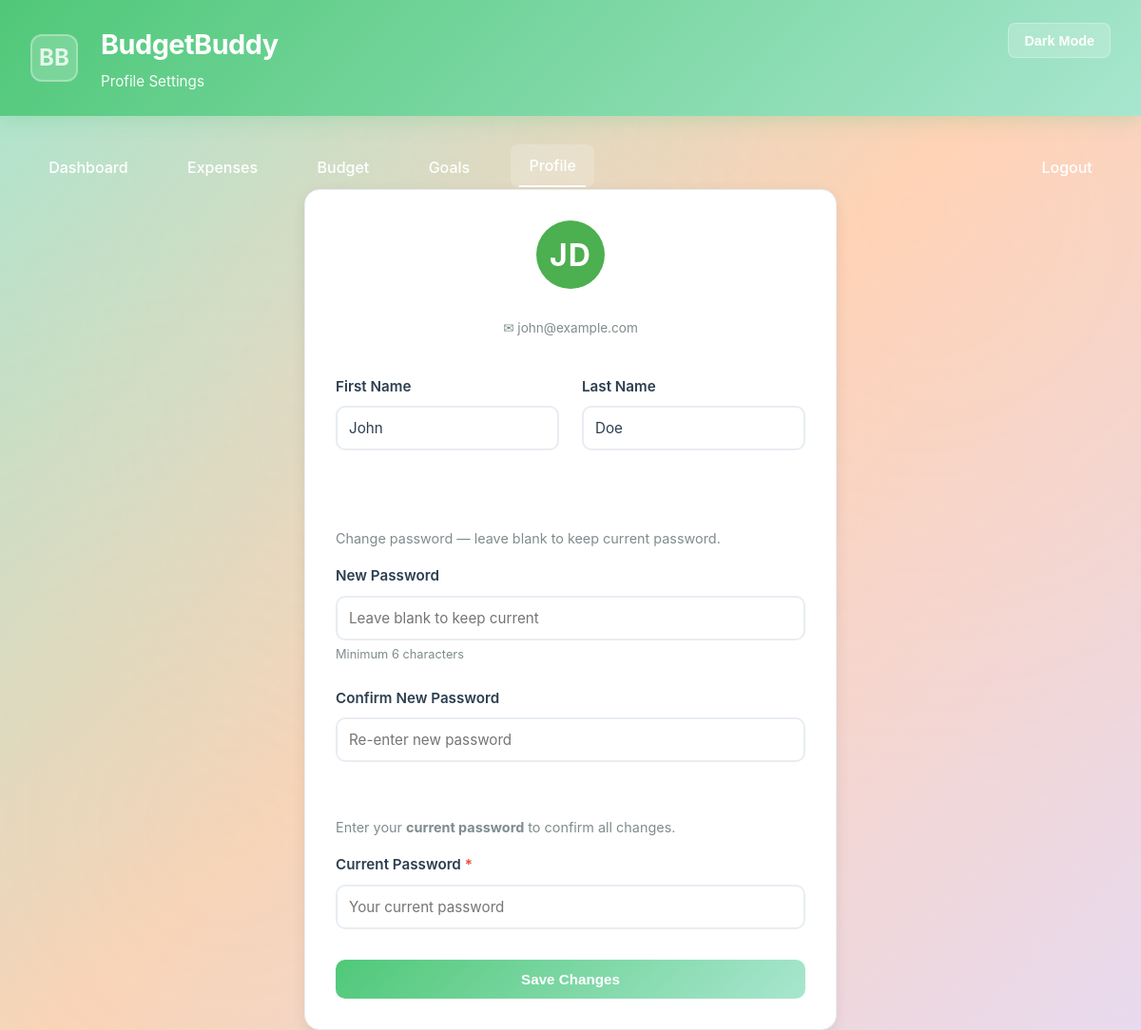
Page /frontend/profile.php (signed in) on the committed database.
### tables this page shows
CREATE TABLE users (
        id INT AUTO_INCREMENT PRIMARY KEY,
        first_name VARCHAR(50) NOT NULL,
        last_name VARCHAR(50) NOT NULL,
        email VARCHAR(100) NOT NULL UNIQUE,
        password VARCHAR(255) NOT NULL,
        monthly_budget DECIMAL(10,2) DEFAULT 5000.00,
        savings_goal DECIMAL(10,2) DEFAULT 10000.00,
        budget_period ENUM('daily','weekly','monthly') DEFAULT 'monthly',
        food_daily_limit DECIMAL(10,2) DEFAULT 150.00,
        transpo_daily_limit DECIMAL(10,2) DEFAULT 100.00,
        goal_name VARCHAR(100) DEFAULT 'My Savings Goal',
        goal_target DECIMAL(10,2) DEFAULT 10000.00,
        goal_deadline DATE NULL,
        created_at TIMESTAMP DEFAULT CURRENT_TIMESTAMP,
        INDEX idx_users_email (email),
        INDEX idx_users_created (created_at)
    );

### includes/auth_check.php (called while the page is built, shortened)
<?php
include_once(__DIR__ . "/../config/db.php");
$userId = $_SESSION['user_id'];
$stmt = $conn->prepare("SELECT * FROM users WHERE id = ? LIMIT 1");
$stmt->bind_param("i", $userId);
$stmt->execute();
$currentUser = $stmt->get_result()->fetch_assoc();
?>

### frontend/profile.php (the view, shortened to what this page needs)
<?php
  require_once __DIR__ . '/../includes/auth_check.php';
  $theme = isset($_COOKIE['theme']) ? $_COOKIE['theme'] : 'light';
  $firstName = $currentUser['first_name'];
  $lastName  = $currentUser['last_name'];
  $email     = $currentUser['email'];
  ?>
  <!DOCTYPE html>
  <html data-theme="<?= $theme ?>">
  <head>
      <link rel="stylesheet" href="styles.css">
  </head>
  <body>
      <header class="header">
          <div class="header-left">
              <div class="logo-container">
                  <div class="logo-placeholder" id="logoPlaceholder" style="display:none;">BB</div>
              </div>
              <div class="header-content">
                  <h1><a href="menu.php" style="color:inherit;text-decoration:none;">BudgetBuddy</a></h1>
                  <p>Profile Settings</p>
              </div>
          </div>
          <div class="header-right">
              <button class="theme-toggle" onclick="toggleTheme()">Dark Mode</button>
          </div>
      </header>
      <div style="padding:0 2rem;">
          <nav class="nav">
              <a href="dashboard.php">Dashboard</a>
              <a href="expense-tracker.php">Expenses</a>
              <a href="budget-limits.php">Budget</a>
              <a href="saving-goal.php">Goals</a>
              <a href="profile.php" class="active">Profile</a>
              <a href="logout.php" class="nav-logout">Logout</a>
          </nav>
      </div>
      <div class="container">
          <div class="card" style="max-width:560px;margin:0 auto;text-align:center;">
              <div class="profile-avatar"><?= strtoupper(substr($firstName,0,1) . substr($lastName,0,1)) ?></div>
              <div class="profile-email-badge">&#9993;&nbsp;<?= htmlspecialchars($email) ?></div>
              <form method="POST" style="text-align:left;">
                  <div class="form-row">
                      <div class="form-group">
                          <label>First Name</label>
                          <input type="text" name="first_name" required
                                 value="<?= htmlspecialchars($firstName) ?>" placeholder="First name">
                      </div>
                      <div class="form-group">
                          <label>Last Name</label>
                          <input type="text" name="last_name" required
                                 value="<?= htmlspecialchars($lastName) ?>" placeholder="Last name">
                      </div>
                  </div>
                  <hr class="section-divider">
                  <p style="font-size:0.9rem;color:var(--text-secondary);margin-bottom:1rem;">
                      Change password &mdash; leave blank to keep current password.
                  </p>
                  <div class="form-group">
                      <label>New Password</label>
                      <input type="password" name="new_password" placeholder="Leave blank to keep current">
                      <div class="password-hint">Minimum 6 characters</div>
                  </div>
                  <div class="form-group">
                      <label>Confirm New Password</label>
                      <input type="password" name="confirm_password" placeholder="Re-enter new password">
                  </div>
                  <hr class="section-divider">
                  <p style="font-size:0.9rem;color:var(--text-secondary);margin-bottom:1rem;">
                      Enter your <strong>current password</strong> to confirm all changes.
                  </p>
                  <div class="form-group">
                      <label>Current Password <span style="color:#E74C3C;">*</span></label>
                      <input type="password" name="current_password" required
                             placeholder="Your current password">
                  </div>
                  <button type="submit" class="btn btn-primary" style="width:100%;margin-top:0.5rem;">
                      Save Changes
                  </button>
              </form>
          </div>
      </div>
  </body>
  </html>

### frontend/profile.php (style rules this page uses)
.profile-avatar { width: 72px; height: 72px; border-radius: 50%; background: var(--accent-green, #4CAF50); display: flex; align-items: center; justify-content: center; font-size: 2rem; font-weight: 700; color: #fff; margin: 0 auto 1.5rem; letter-spacing: 1px; }
.profile-email-badge { display: inline-block; padding: 0.35rem 0.9rem; background: var(--card-bg, rgba(255,255,255,0.05)); border: 1px solid var(--border-color, rgba(255,255,255,0.1)); border-radius: 2rem; font-size: 0.85rem; color: var(--text-secondary); margin-bottom: 2rem; }
.section-divider { border: none; border-top: 1px solid var(--border-color, rgba(255,255,255,0.1)); margin: 1.75rem 0; }
.password-hint { font-size: 0.8rem; color: var(--text-secondary); margin-top: 0.3rem; }

### rows in the picture
users: substr($firstName,0,1) . substr($lastName,0,1) "JD", email "john@example.com", first_name "John", last_name "Doe"
